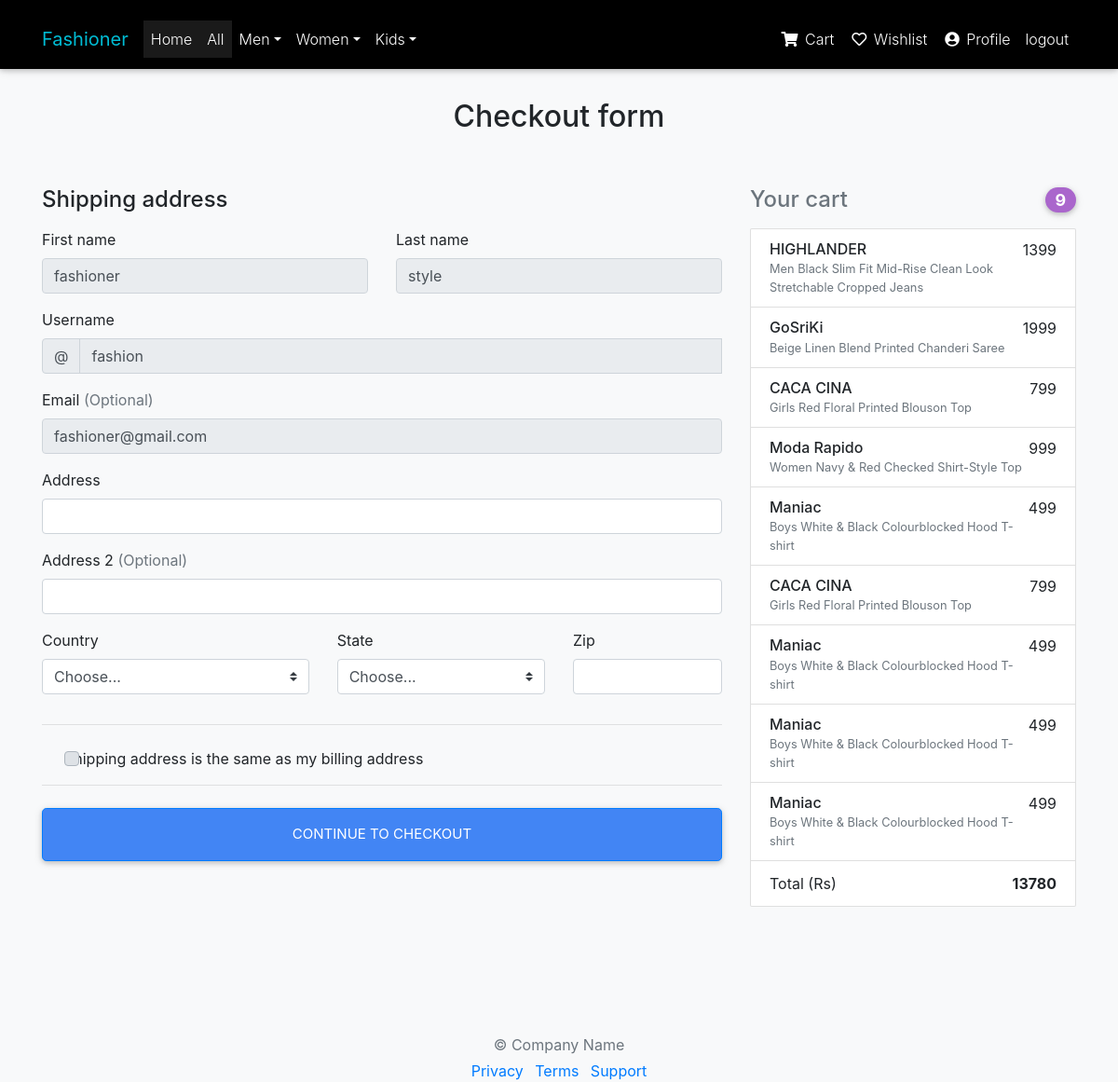
Before: /home/checkout (signed in) with the older database file.
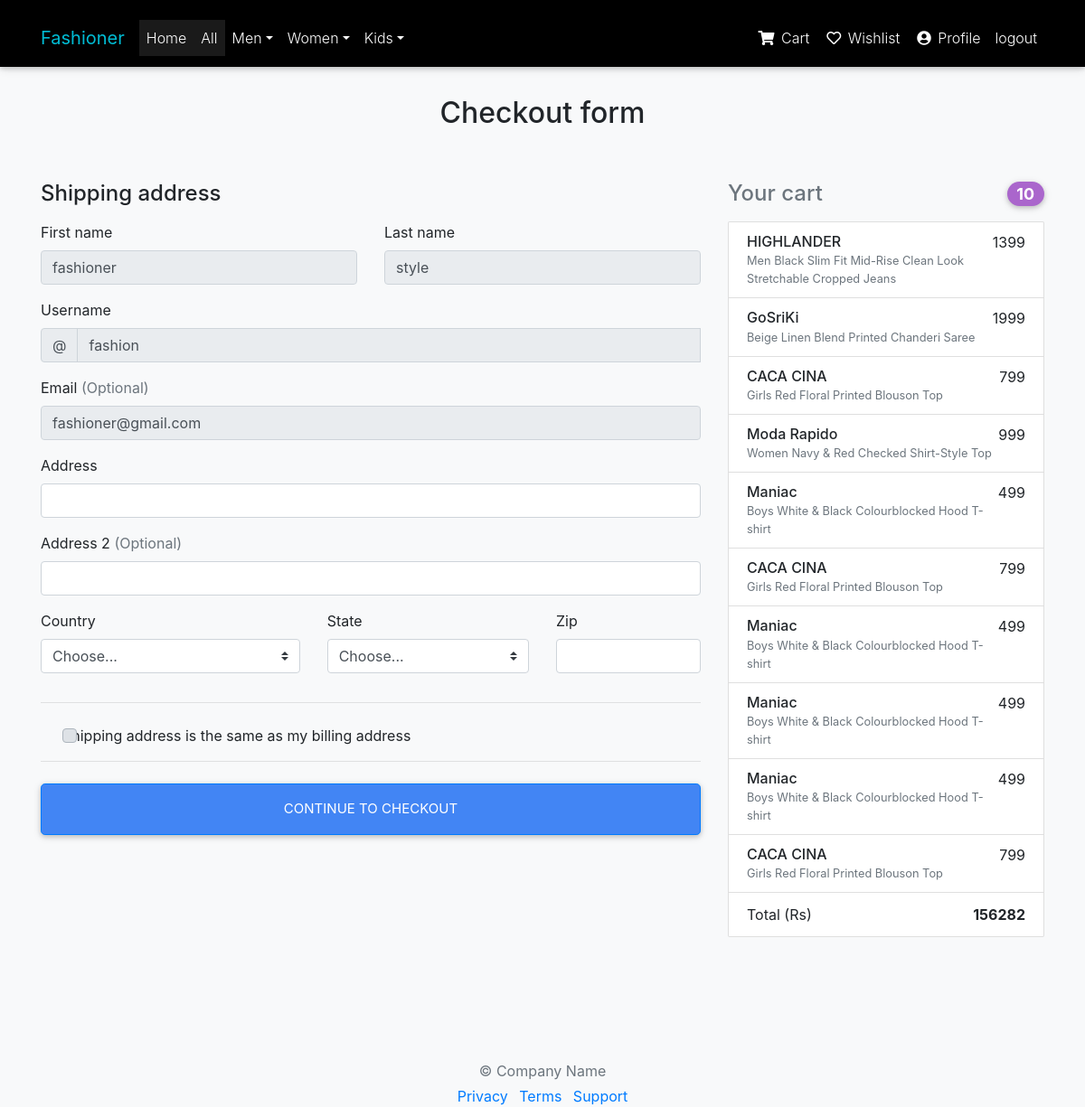
After: the same page with the newer database file.
### FashionerMain/models.py (models this page shows)
class Cart(models.Model):
    user = models.ForeignKey(User, on_delete=models.CASCADE)
    product = models.ForeignKey(Product, on_delete=models.DO_NOTHING)
    quantity = models.IntegerField(default=1)
    size = models.CharField(choices=SIZE_CHOISES, max_length=3, default="")
    price = models.IntegerField(default=0)
    ordered = models.BooleanField(default=False)

class Product(models.Model):
    product_name = models.CharField(max_length=100)
    tagline = models.CharField(max_length=100, default="")
    price = models.IntegerField(default=0)
    image1 = models.CharField(max_length = 1000, default="")
    image2 = models.CharField(max_length = 1000, default="")
    image3 = models.CharField(max_length = 1000, default="")
    category = models.ForeignKey(Category, on_delete=models.DO_NOTHING, default="")
    description = models.CharField(max_length = 1000, default="")
    sizes = MultiSelectField(choices = SIZE_CHOISES, default="")

### FashionerMain/views.py (the view)
# urls.py: path('checkout', views.checkout, name='checkout'),
def checkout(request):
    user = request.user
    items = Cart.objects.filter(user = user)
    length = len(items)
    total = 0
    for item in items:
        if(item.ordered == False):
            total = total + item.price
    context = {
        'user': user,
        'items': items,
        'length': length,
        'total': total,
        'men': men,
        'women': women,
        'girls': girls,
        'boys': boys,
    }
    return render(request, "checkout-page.html", context)

### templates/checkout-page.html (shortened to what the changed rows need)
{% load static %}
<!DOCTYPE html>
<html lang="en"><head><meta http-equiv="Content-Type" content="text/html; charset=UTF-8">
    <link href="{% static 'Checkout example for Bootstrap_files/bootstrap.min.css'%}" rel="stylesheet">
    <link href="{% static 'Checkout example for Bootstrap_files/form-validation.css'%}" rel="stylesheet">
    <link rel="stylesheet" href="https://use.fontawesome.com/releases/v5.11.2/css/all.css">
    <link href="{% static 'css/bootstrap.min.css' %}" rel="stylesheet">
    <link href="{% static 'css/mdb.min.css' %}" rel="stylesheet">
    <link href="{% static 'css/style.min.css' %}" rel="stylesheet">
    </head>
  <body class="bg-light" data-new-gr-c-s-check-loaded="14.997.0" data-gr-ext-installed="">
    <div class="container">
    <br><br>
      <div class="py-5 text-center">
        <h2>Checkout form</h2>
      </div>
      <div class="row">
        <div class="col-md-4 order-md-2 mb-4">
          <h4 class="d-flex justify-content-between align-items-center mb-3">
            <span class="text-muted">Your cart</span>
            <span class="badge badge-secondary badge-pill">{{length}}</span>
          </h4>
          <ul class="list-group mb-3">
          {% for item in items %}
            <li class="list-group-item d-flex justify-content-between lh-condensed">
              <div>
                <h6 class="my-0">{{ item.product.product_name }}</h6>
                <small class="text-muted">{{ item.product.tagline }}</small>
              </div>
              <span class="my-0">{{ item.product.price }}</span>
            </li>
          {% endfor %}
            <li class="list-group-item d-flex justify-content-between">
              <span>Total (Rs)</span>
              <strong>{{ total }}</strong>
            </li>
          </ul>
        </div>
      </div>
    </div>
</body></html>

Changed rows visible on the page:
added Cart: product.product_name "CACA CINA", product.tagline "Girls Red Floral Printed Blouson Top", product.price "799"
Other visible differences:
{{ length }}: "9" → "10"
{{ total }}: "13780" → "156282"
